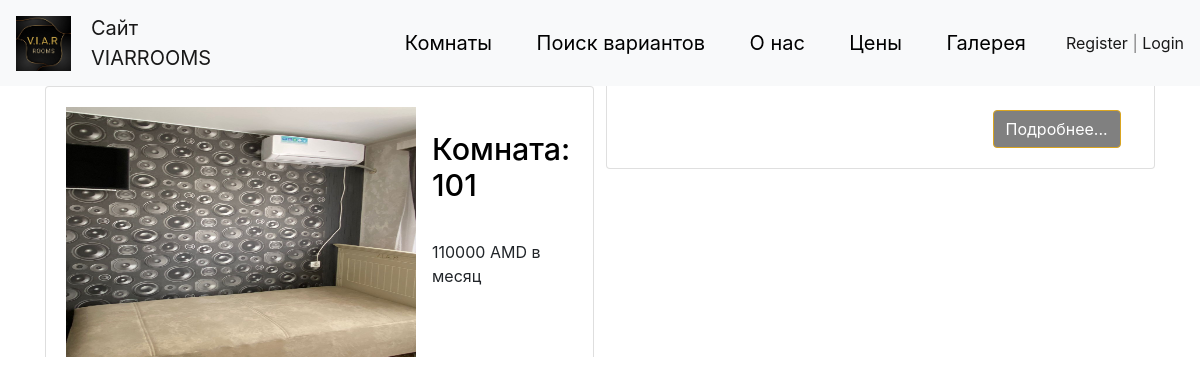
/rooms/, run on the app's committed database.
### rooms/models.py (models this page shows, shortened)
class Rooms(models.Model):
    title = models.CharField(max_length=150, verbose_name='Номер комнаты')
    content = models.TextField(blank=True, verbose_name='Контент')
    photo = models.ImageField(upload_to='photos/%Y/%m/%d/', verbose_name='Фото', blank=True)
    price = models.IntegerField(verbose_name='Цена комнаты',)
    is_published = models.BooleanField(default=True, verbose_name='Опубликовано')
    date_start = models.DateField(verbose_name='Занято с', blank=True, auto_now=False )
    date_end = models.DateField(verbose_name='Занято по', blank=True, auto_now=False)
    def get_absolute_url(self):
        return reverse('view_rooms', kwargs={'pk': self.pk})
    class Meta:
        verbose_name = 'Комната'
        verbose_name_plural = 'Комнаты'
        ordering = ['title']

### rooms/views.py (the view)
# urls.py: path('rooms/', HomeRooms.as_view(), name='rooms'),
class HomeRooms(ListView):
    model = Rooms
    template_name = 'rooms/home_rooms_list.html'
    context_object_name = 'rooms'
    def get_context_data(self, *, object_list=None, **kwargs):
        context = super().get_context_data(**kwargs)
        context['title'] = 'Комнаты'
        return context
    def get_queryset(self):
        return Rooms.objects.filter(is_published=True)

### rooms/templates/rooms/home_rooms_list.html (shortened to what this page needs)
{% extends 'base.html' %}
{% load static %}
{% block content %}
<link rel="stylesheet" href="{% static 'content.css' %}">
{% for item in rooms %}
<div class="card mr-9">
  <div class="card-body">
    <div class="media">
      {% if item.photo %}
      <img src="{{ item.photo.url }}" alt="" width="350" height="250" class="mr-3">
      {% else %}
      <img src="https://picsum.photos/id/1060/350/235/?blur=2" alt="" class="mr-3">
      {% endif %}
      <div class="media-body">
        <br><h5 class="card-title">{{ item.title }}</h5><br>
        <p class="card-text">{{ item.price }} AMD в месяц</p><br>
        <a href="{{ item.get_absolute_url }}" class="btn btn-primary">Подробнее...</a>
      </div>
    </div>
  </div>
</div>
{% endfor %}
{% endblock %}

### rooms/static/content.css (style rules this page uses)
.btn-primary { background-color: grey; border-color: goldenrod; }
.card-title { color:black; border-color: gold; font-size: 1.9rem; font-stretch: extra-condensed; margin: 0 15 0 0; }

### data on the page
Rooms: photo (picture), title "Комната: 101", price "110000"
